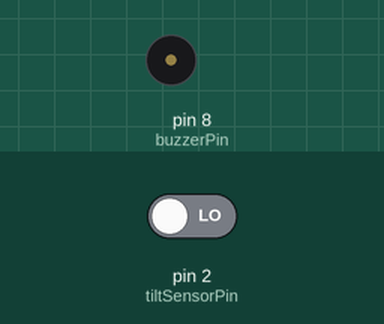
The sketch below on a simulated Arduino Uno, built with avr-gcc and run on an emulated ATmega328P. Parts: buzzer (waves = sounding, pin HIGH). The test bench sets the inputs (shaded band); at power-on: pin 2 (tiltSensorPin) LOW.

Above: at 1.2 s.
1.3 s: pin 2 (tiltSensorPin) driven HIGH
At 1.6 s:
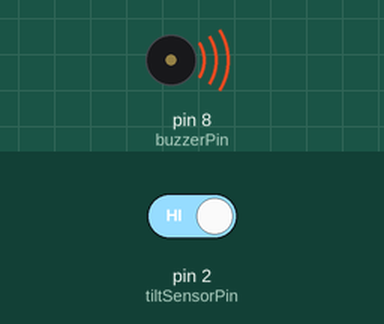
2.8 s: pin 2 (tiltSensorPin) driven LOW
At 3.9 s:
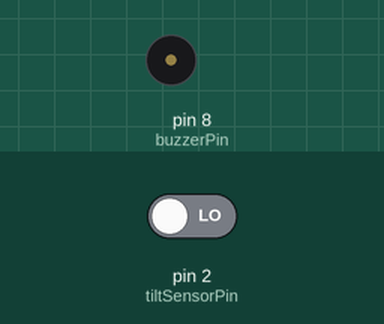
Timing chart, 0 to 5.8 s (numbered marks = the images above; inputs shaded):
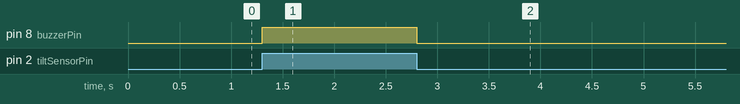

Measured:
- after the input at 1.3 s, pin 8 (buzzerPin): LOW → HIGH at once
- after the input at 2.8 s, pin 8 (buzzerPin): HIGH → LOW at once

The sketch:

Examen_tilt.ino
```cpp
// C++ code
//
const int tiltSensorPin=2;
const int buzzerPin=8;

void setup()
{
  pinMode(tiltSensorPin, INPUT);
  pinMode(buzzerPin, OUTPUT);
}

void loop()
{
  int tilt=digitalRead(tiltSensorPin);
  if(tilt==HIGH){
    digitalWrite(buzzerPin, HIGH);
  }else{
    digitalWrite(buzzerPin, LOW);
  }

}
```
